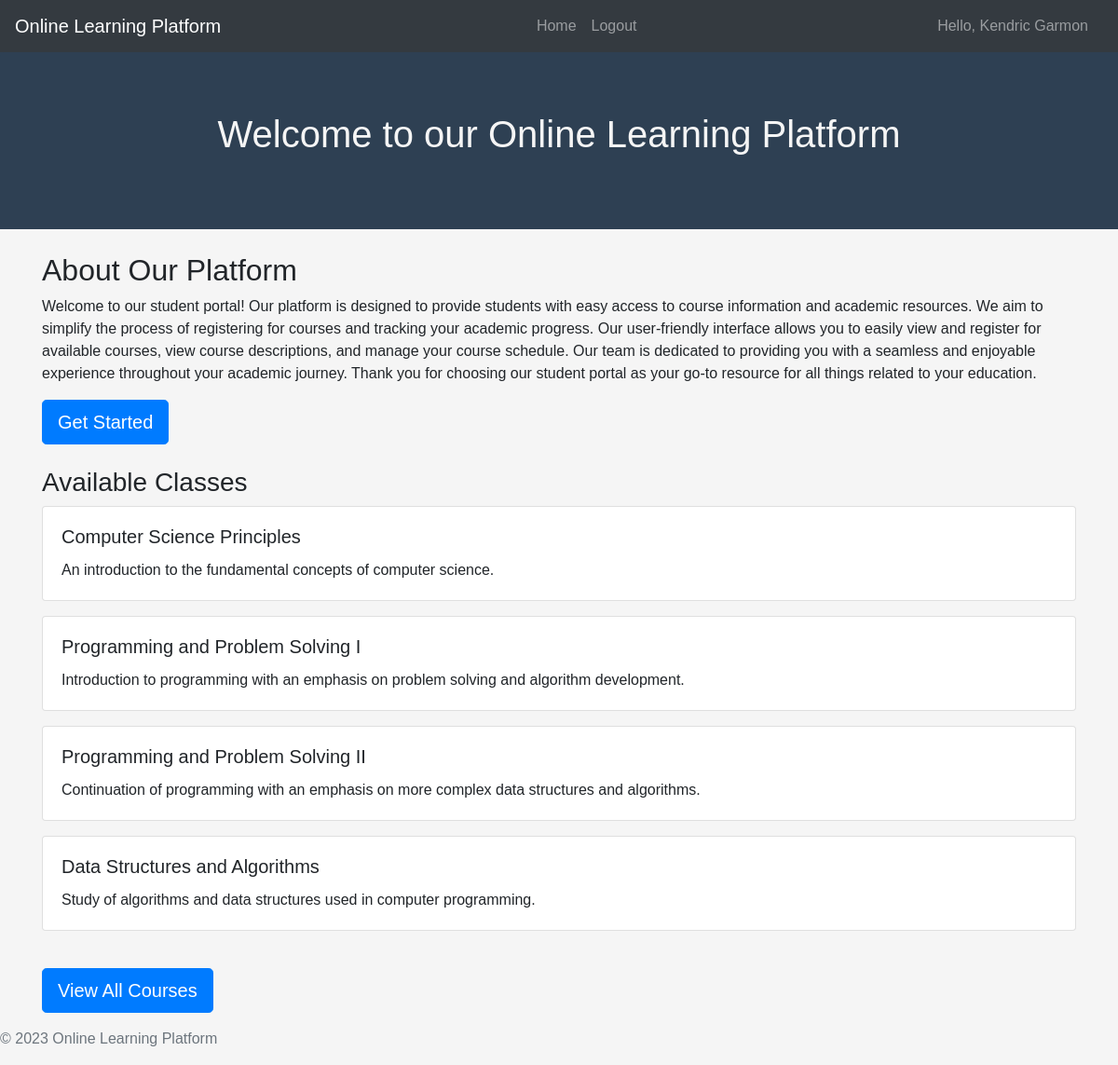
/index.php (signed in), run on the app's committed database.
### tables this page shows
CREATE TABLE `courses` (
  `id` int(11) NOT NULL,
  `course_code` varchar(10) NOT NULL,
  `course_name` varchar(255) NOT NULL,
  `course_description` text DEFAULT NULL,
  `course_instructor` varchar(255) DEFAULT NULL,
  `course_start_date` date DEFAULT NULL,
  `course_end_date` date DEFAULT NULL,
  `course_capacity` int(11) DEFAULT NULL,
  `semester_id` int(11) DEFAULT NULL
);

### index.php (the view, shortened to what this page needs)
<!DOCTYPE html>
<html>
<head>
</head>
<body>
	<header>
        <?php require_once 'header.php'; ?>
		<div class="jumbotron text-center">
			<h1>Welcome to our Online Learning Platform</h1>
		</div>
	</header>
	<main class="container-fluid">
		<section class="container">
			<h2>About Our Platform</h2>
			<p>Welcome to our student portal! Our platform is designed to provide students with easy access to course information and academic resources. We aim to simplify the process of registering for courses and tracking your academic progress. Our user-friendly interface allows you to easily view and register for available courses, view course descriptions, and manage your course schedule. Our team is dedicated to providing you with a seamless and enjoyable experience throughout your academic journey. Thank you for choosing our student portal as your go-to resource for all things related to your education.</p>
			<a href="portal.php" class="btn btn-primary btn-lg">Get Started</a>
		</section>
        <section class="container"></br></section>
		<section class="container">
            <div class="row">
                <div class="col-md-12">
                <h3>Available Classes</h3>
                <div class="list-group">
                    <?php
                    include_once('config.php');
                    $currentDate = date('Y-m-d');
                    $sql = "SELECT * FROM courses WHERE course_capacity > 0 AND course_end_date >= '$currentDate' LIMIT 4";
                    $result = mysqli_query($conn, $sql);
                    if (mysqli_num_rows($result) > 0) {
                        while ($row = mysqli_fetch_assoc($result)) {
                            echo '<div class="card mb-3">';
                            echo '<div class="card-body">';
                            echo '<h5 class="card-title">' . $row['course_name'] . '</h5>';
                            echo '<p class="card-text">' . $row['course_description'] . '</p>';
                            echo '</div>';
                            echo '</div>';
                        }
                    } else {
                        echo '<p>No courses available.</p>';
                    }
                    ?>
                </div>
                <a href="courses.php" class="btn btn-primary btn-lg">View All Courses</a>
                </div>
            </div>
		</section>
	</main>
    <?php require_once 'footer.php'; ?>
</body>
</html>

### style.css (style rules this page uses)
html { position: relative; min-height: 100%; }
body { display: flex; flex-direction: column; min-height: 100vh; background-color: #f5f5f5; font-family: Arial, sans-serif; }
header { background-color: #2e4053; color: #f5f5f5; padding: 0px 0px 5px 0px !important; }
.jumbotron { background-color: #2e4053; color: #f5f5f5; margin-bottom: 1px !important; }
main { margin-top: 25px; }

### data on the page
courses: course_name "Computer Science Principles", course_description "An introduction to the fundamental concepts of computer science."
courses: course_name "Programming and Problem Solving I", course_description "Introduction to programming with an emphasis on problem solving and algorithm development."
courses: course_name "Programming and Problem Solving II", course_description "Continuation of programming with an emphasis on more complex data structures and algorithms."
courses: course_name "Data Structures and Algorithms", course_description "Study of algorithms and data structures used in computer programming."

### other printed values
$userName "Kendric Garmon"
